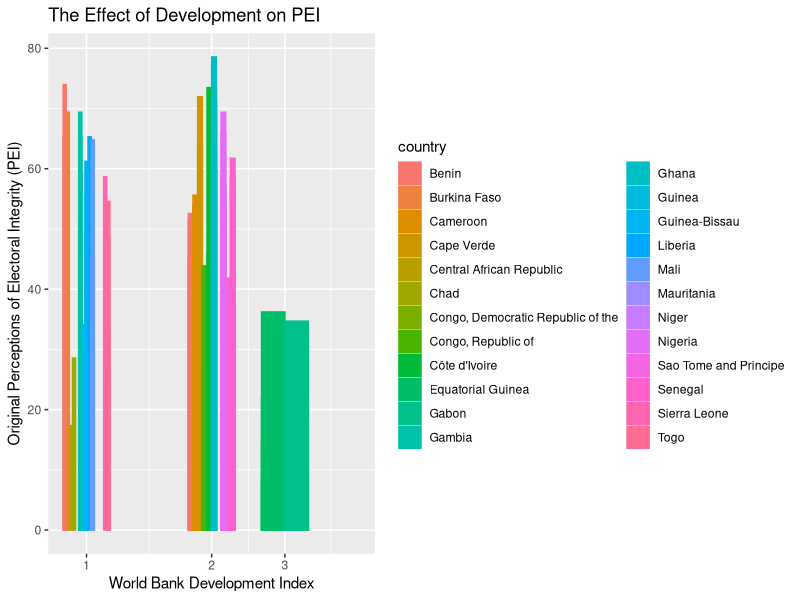

This chart was generated by the following R code:
## ---- chunk 1
library(haven)
library(ggplot2)
library(tidyverse)
library(dplyr)
## ---- chunk 2
data <- read_dta("Data.dta")
head(data)
## ---- chunk 3
data |>
  filter(region9 == 2) |>

ggplot(mapping = aes(x = development,
                     y = PEI_add_original,
                  color = country,
                  fill = country)) +
  geom_col(position = "dodge") +
  scale_x_log10() +
  labs(x = "World Bank Development Index",
       y = "Original Perceptions of Electoral Integrity (PEI)"
       , title = "The Effect of Development on PEI") 
